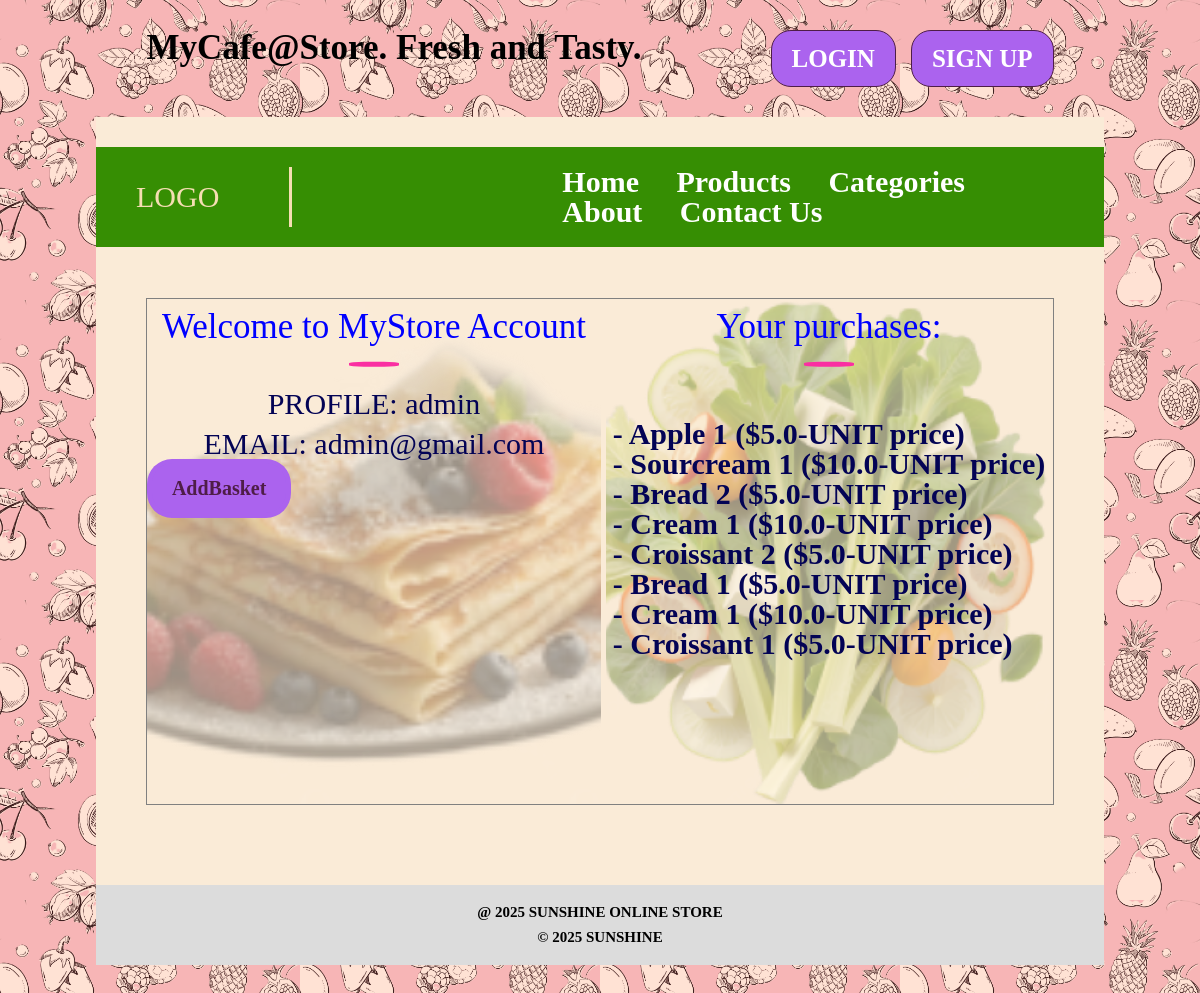
The app's page /api/profile/ (signed in) with its own data.
### backend/models.py (models this page shows, shortened)
class Order(models.Model):
    product = models.ForeignKey(Product, on_delete=models.CASCADE, related_name='products')
    quantity = models.PositiveIntegerField()
    customer = models.ForeignKey(Customer, on_delete=models.CASCADE, related_name='orders')
    order_date = models.DateField(auto_now_add=True,  null=True, blank=True)

class Product(models.Model):
    name = models.CharField(max_length=250, null=False)
    price = models.FloatField()
    description = models.TextField()
    category = models.ForeignKey(Category, on_delete=models.CASCADE,null=True, related_name='products')

### backend/views.py (the view)
# urls.py: path('profile/', views.profile, name='profile'),
@login_required
def profile(request):
    return render(request, template_name= 'profile.html', context= {'user':request.user})

### backend/templatetags/custom_tags.py (called while the page is built)
@register.filter(name='currency')
def currency(value):
    return f"${value}"

### backend/templates/profile.html (shortened to what this page needs)
{% extends 'base.html' %}
{% load static %}
{% load custom_tags %}
{% block content %}
    {% block css %}
        <link type="text/css" href="{% static 'style/all.css' %}" rel="stylesheet">
    {% endblock %}
        <div class="grid">
            <div class="grid_item">
                <img width="200px" src="{% static 'img/creps.png' %}" alt="gr">
                <div class="grid_text">
                    <h6>Welcome to MyStore Account</h6>
                    <span class="gr_line"></span>
                    <h2>PROFILE: {{ user.username }}</h2>
                    <p>EMAIL: {{ user.email }}</p>
                </div>
                <div class="shop_link pro">
                    <a href="{% url 'add_basket' %}">AddBasket</a>
                </div>
            </div>
            <div class="grid_item">
                <img width="400px" src="{% static 'img/salat.png' %}" alt="sl">
                <div class="grid_text">
                    <h6>Your purchases:</h6>
                    <span class="gr_line"></span>
                    <div class="gr_categ">
                        <ol>
                            {% for order in user.customer.orders.all %}
                                <li> - {{ order.product.name|title }}
                                    {{ order.quantity }}  ({{ order.product.price|currency }}-UNIT price)</li>
                            {% endfor %}
                        </ol>
                    </div>
                </div>
            </div>
        </div>
{% endblock content %}

### backend/static/style/comps/base.css (style rules this page uses)
body { background-image: url("../../img/grocery2.jpg"); background-size: 25%; padding: 0 8%; }
a:link, a:visited { text-decoration: none; transition: 0.3s; }
a:link, a:visited { color: white; }

### backend/static/style/comps/home.css (style rules this page uses)
.shop_link { padding-top: 320px; padding-bottom: 10px; width: fit-content; font-weight: bold; font-size: 30px; transition: 0.3s; }
.shop_link a { display: flex; flex-direction: row; text-align: center; align-items: center; font-size: 20px; border-radius: 20px; background-color: rgb(171, 99, 238); color: rgb(78, 29, 71); padding: 15px 20px; }

### backend/static/style/comps/products_list.css (style rules this page uses)
.card_item h1, h2, h3 { margin-bottom: 10px; }

### backend/templates/profile.html (style rules this page uses)
.grid { display: grid; grid-auto-rows: 250px; gap: 5px; margin: 5%; border: 1px solid grey; }
.grid_item:first-child { grid-column-start: 1; grid-column-end: 3; grid-row-start: 1; grid-row-end: 3; }
.grid_item:nth-child(2) { grid-column-start: 3; grid-column-end: 4; grid-row-start: 1; grid-row-end: 3; }
.grid_item { position: relative; transition: .4s; }
.grid_item>img { width: 100%; height: 100%; opacity: 0.4; object-fit: cover; position: absolute; z-index: -1; }
.grid_text { display: flex; flex-direction: column; align-items: center; text-align: center; margin-top: 10px; font-size: 30px; color: rgb(3, 3, 85); }
.gr_categ { display: flex; align-content: space-between; margin-top: 30px; margin-bottom: 30px; text-align: left; font-weight: bold; text-decoration: solid rgb(42, 40, 40); transition: .3s; }
.gr_line { display: block; text-align: center; transform: translateX(-45%); transform: translateY(-45%); }
.grid_text span { width: 50px; height: 5px; border-radius: 30%; background-color: rgb(250, 47, 162); margin-top: 20px; margin-bottom: 20px; transition: .3s; }
.shop_link { background-color: rgb(171, 99, 238); border-radius: 25px; transition: 0.3s; padding: 1%; }
h6 { font-size: 35px; color:blue; }

### records on screen
Order: product.name "Apple", quantity "1", product.price "$5.0"
Order: product.name "Sourcream", quantity "1", product.price "$10.0"
Order: product.name "Bread", quantity "2", product.price "$5.0"
Order: product.name "Cream", quantity "1", product.price "$10.0"
Order: product.name "Croissant", quantity "2", product.price "$5.0"
Order: product.name "Bread", quantity "1", product.price "$5.0"
Order: product.name "Cream", quantity "1", product.price "$10.0"
Order: product.name "Croissant", quantity "1", product.price "$5.0"

### other values on screen
{{ user.username }} "admin"
{{ user.email }} "admin@gmail.com"
